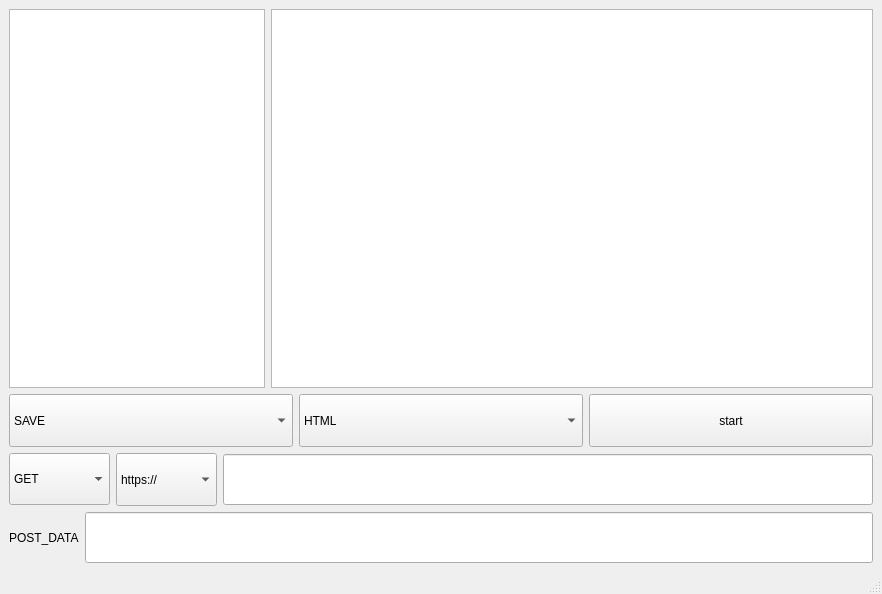
<?xml version="1.0" encoding="UTF-8"?>
<ui version="4.0">
 <class>MainWindow</class>
 <widget class="QMainWindow" name="MainWindow">
  <property name="geometry">
   <rect>
    <x>0</x>
    <y>0</y>
    <width>882</width>
    <height>594</height>
   </rect>
  </property>
  <property name="windowTitle">
   <string>MainWindow</string>
  </property>
  <property name="styleSheet">
   <string notr="true"/>
  </property>
  <widget class="QWidget" name="centralwidget">
   <layout class="QHBoxLayout" name="horizontalLayout_4">
    <item>
     <layout class="QVBoxLayout" name="verticalLayout">
      <item>
       <layout class="QHBoxLayout" name="horizontalLayout">
        <item alignment="Qt::AlignmentFlag::AlignLeft">
         <widget class="QTextEdit" name="leftOut">
          <property name="minimumSize">
           <size>
            <width>130</width>
            <height>20</height>
           </size>
          </property>
          <property name="maximumSize">
           <size>
            <width>16777215</width>
            <height>481</height>
           </size>
          </property>
         </widget>
        </item>
        <item>
         <widget class="QTextEdit" name="rightOut">
          <property name="minimumSize">
           <size>
            <width>451</width>
            <height>312</height>
           </size>
          </property>
         </widget>
        </item>
       </layout>
      </item>
      <item>
       <layout class="QHBoxLayout" name="horizontalLayout_5">
        <item>
         <widget class="QComboBox" name="logSave">
          <property name="minimumSize">
           <size>
            <width>101</width>
            <height>53</height>
           </size>
          </property>
          <item>
           <property name="text">
            <string>SAVE</string>
           </property>
          </item>
          <item>
           <property name="text">
            <string>NO_SAVA</string>
           </property>
          </item>
         </widget>
        </item>
        <item>
         <widget class="QComboBox" name="outUse">
          <property name="minimumSize">
           <size>
            <width>101</width>
            <height>53</height>
           </size>
          </property>
          <item>
           <property name="text">
            <string>HTML</string>
           </property>
          </item>
          <item>
           <property name="text">
            <string>JSON</string>
           </property>
          </item>
         </widget>
        </item>
        <item>
         <widget class="QPushButton" name="startButton">
          <property name="minimumSize">
           <size>
            <width>101</width>
            <height>53</height>
           </size>
          </property>
          <property name="text">
           <string>start</string>
          </property>
         </widget>
        </item>
       </layout>
      </item>
      <item>
       <layout class="QVBoxLayout" name="verticalLayout_2">
        <item>
         <layout class="QHBoxLayout" name="horizontalLayout_2">
          <item>
           <widget class="QComboBox" name="reqMethod">
            <property name="minimumSize">
             <size>
              <width>101</width>
              <height>52</height>
             </size>
            </property>
            <property name="styleSheet">
             <string notr="true">text-align: center;</string>
            </property>
            <item>
             <property name="text">
              <string>GET</string>
             </property>
            </item>
            <item>
             <property name="text">
              <string>POST</string>
             </property>
            </item>
            <item>
             <property name="text">
              <string>PUT</string>
             </property>
            </item>
            <item>
             <property name="text">
              <string>DELETE</string>
             </property>
            </item>
           </widget>
          </item>
          <item>
           <widget class="QComboBox" name="codeUse">
            <property name="minimumSize">
             <size>
              <width>101</width>
              <height>53</height>
             </size>
            </property>
            <item>
             <property name="text">
              <string>https://</string>
             </property>
            </item>
            <item>
             <property name="text">
              <string>http://</string>
             </property>
            </item>
           </widget>
          </item>
          <item>
           <widget class="QLineEdit" name="urlInput">
            <property name="minimumSize">
             <size>
              <width>631</width>
              <height>51</height>
             </size>
            </property>
           </widget>
          </item>
         </layout>
        </item>
        <item>
         <layout class="QHBoxLayout" name="horizontalLayout_3">
          <item>
           <widget class="QLabel" name="postLabel">
            <property name="text">
             <string>POST_DATA</string>
            </property>
           </widget>
          </item>
          <item>
           <widget class="QLineEdit" name="postInput">
            <property name="minimumSize">
             <size>
              <width>631</width>
              <height>51</height>
             </size>
            </property>
           </widget>
          </item>
         </layout>
        </item>
       </layout>
      </item>
     </layout>
    </item>
   </layout>
  </widget>
  <widget class="QStatusBar" name="statusbar"/>
 </widget>
 <resources/>
 <connections/>
</ui>
